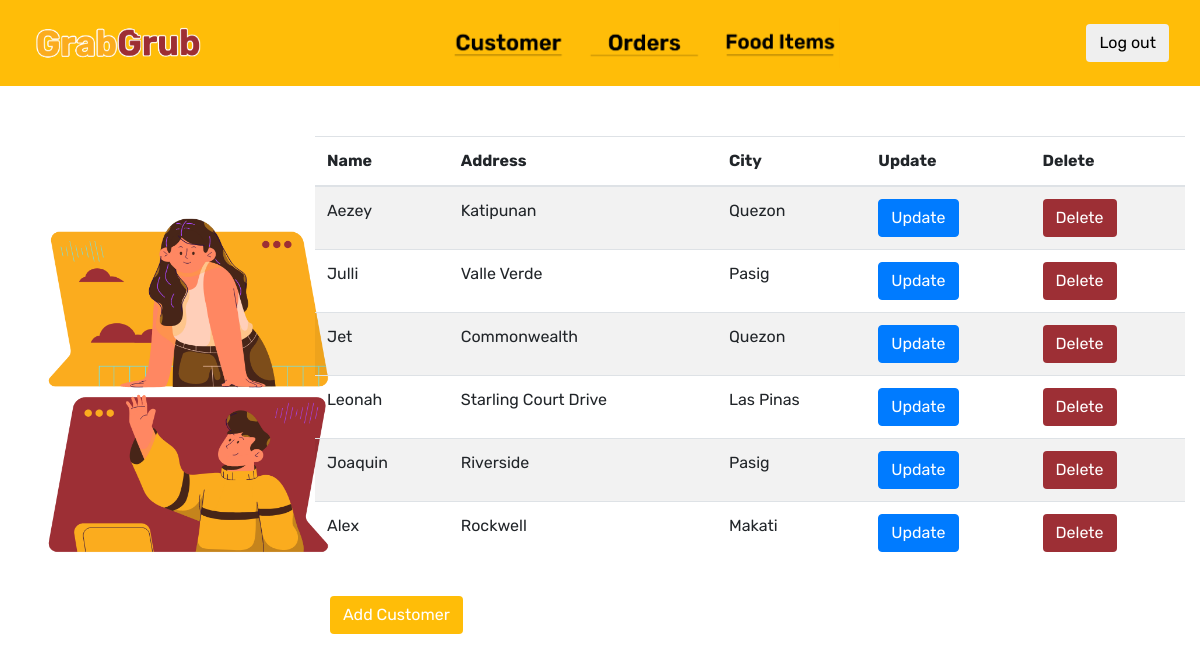
Page /view_customers/ on the committed database.
### Kiosk/models.py (models this page shows, shortened)
class Customer(models.Model):
    name = models.CharField(max_length=100)
    address = models.CharField(max_length=300)
    city = models.CharField(max_length=300)

### Kiosk/views.py (the view)
# urls.py: path('view_customers/', views.view_customers, name='view_customers'),
def view_customers(request):
    customer_objects = Customer.objects.all()
    return render(request,'view_customers.html', {'customers': customer_objects})

### templates/view_customers.html (shortened to what this page needs)
{% extends 'base.html' %}
{% load static %}
        {% block content %}
        <div class="container-fluid">
                <div class="row" style="padding-top: 50px;">
                    <div class = "col-sm-3">
                        <img class= "d-inline-block align-top" src="{% static '/img/Viewcustomers.png' %}" width="350" height="450" alt="">
                    </div>
                    <div class="col-lg-9">
                        <table class="table table-striped">
                            <thead style="white-space: nowrap; overflow: hidden; text-overflow:ellipsis;">
                                <th scope="col"> Name </th>
                                <th scope="col"> Address </th>
                                <th scope="col"> City </th>
                                <th scope="col"> Update</th>
                                <th scope="col"> Delete </th>
                            </thead>
                            <tbody>
                                {% for c in customers %}
                                <tr>
                                    <td>{{ c.name }}</td>
                                    <td>{{ c.address }}</td>
                                    <td>{{ c.city  }}</td>
                                    <td> <a href="{% url 'update_customer' pk=c.pk %}"><button type="submit" href="#" class="btn btn-primary">
                                        Update
                                    </button></a>
                                    </td>
                                    <td> <a href="{% url 'delete_customer' pk=c.pk %}"><button type="submit" href="#" class="btn btn-maroon">
                                        Delete
                                    </button></a>
                                    </td>
                                </tr>
                                {% endfor %}
                            </tbody>
                        </table>
                        <div class="d-flex">
                            <div class=" container">
                              <a href="{% url 'add_customer' %}" ><button class="btn btn-yellowbtn"> Add Customer </button></a>
                            </div>
                        </div>
                    </div>
                </div>
            </div>
        {% endblock %}

### Kiosk/static/style.css (style rules this page uses)
* { font-family: 'Rubik', sans-serif; }
:root { --input-padding-x: 1.5rem; --input-padding-y: 0.75rem; }
.btn-yellowbtn { color: white; background-color: #FFBD08; border-color: #FFBD08; }
.btn-maroon { color: #fff; background-color: #9D2F35; border-color: #9D2F35; }
body { background-color: #25274d; }

### rows in the picture
Customer: name "Aezey", address "Katipunan", city "Quezon"
Customer: name "Julli", address "Valle Verde", city "Pasig"
Customer: name "Jet", address "Commonwealth", city "Quezon"
Customer: name "Leonah", address "Starling Court Drive", city "Las Pinas"
Customer: name "Joaquin", address "Riverside", city "Pasig"
Customer: name "Alex", address "Rockwell", city "Makati"
